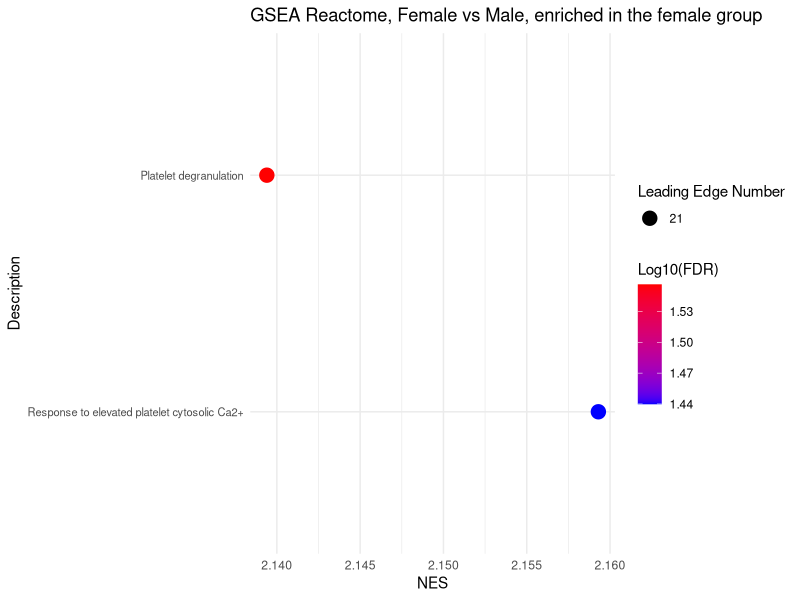
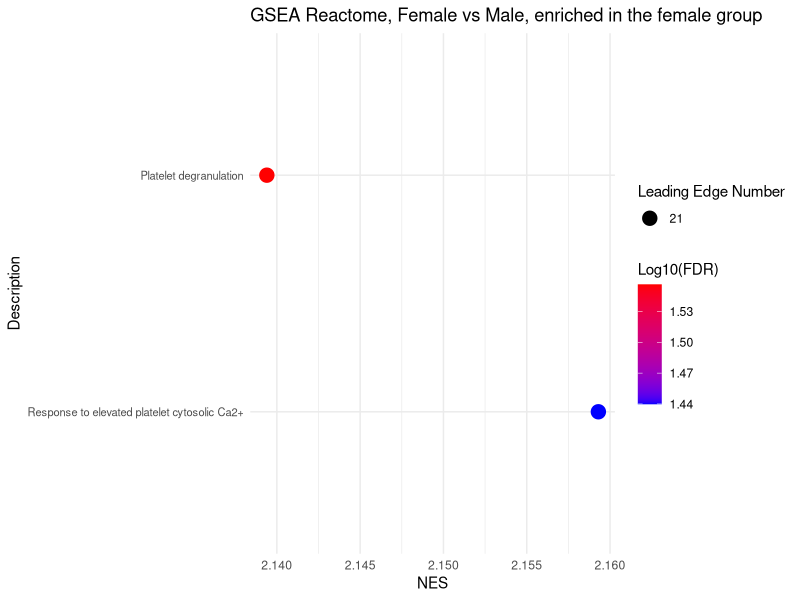

Source code (R) for these figures, in order:
# Load required packages.
library(readxl)
library(rio)
library(dplyr)
library(ggplot2)
library(ggrepel)


# Visualize precomputed GSEA results for the sex comparison.
# Input: GSEA_summary_female_vs_male_single_factor.xlsx.
# Output: GSEA_female_vs_male_single_factor.pdf.
# This script plots enrichment results; it does not perform enrichment analysis.


# Set the working directory to this script's folder in RStudio.
setwd(dirname(rstudioapi::getSourceEditorContext()$path))


# Reactome pathways enriched in the female group -------------------------
# Read the results from the first worksheet.
down <- read_excel("GSEA_summary_female_vs_male_single_factor.xlsx")


# Sort by increasing absolute log-transformed FDR value.
# Larger absolute values appear higher on the y-axis.
down <- down %>%
  dplyr::arrange((abs(`Log10(FDR)`))) %>%
  dplyr::mutate(
    Description = factor(Description, levels = unique(Description))
  )


# Map enrichment score, reported log-transformed FDR, and leading-edge size.
# Preserve the original NES direction for this comparison.
p4 <- ggplot(
  down,
  aes(
    x = NES,
    y = Description,
    color = `Log10(FDR)`,
    size = `Leading Edge Number`
  )
) +
  geom_point() +
  scale_colour_gradient(
    low = "blue",
    high = "red",
    space = "Lab",
    na.value = "grey50",
    guide = "colourbar",
    aesthetics = "colour"
  ) +
  ggtitle("GSEA Reactome, Female vs Male, enriched in the female group") +
  theme_minimal() +
  theme(axis.text.y = element_text(size = 8))


# Display the Reactome enrichment plot (Figure S7b).
print(p4)


# Export the plot to PDF.
pdf("GSEA_female_vs_male_single_factor.pdf", width = 11, height = 8.5)
print(p4)
dev.off()
